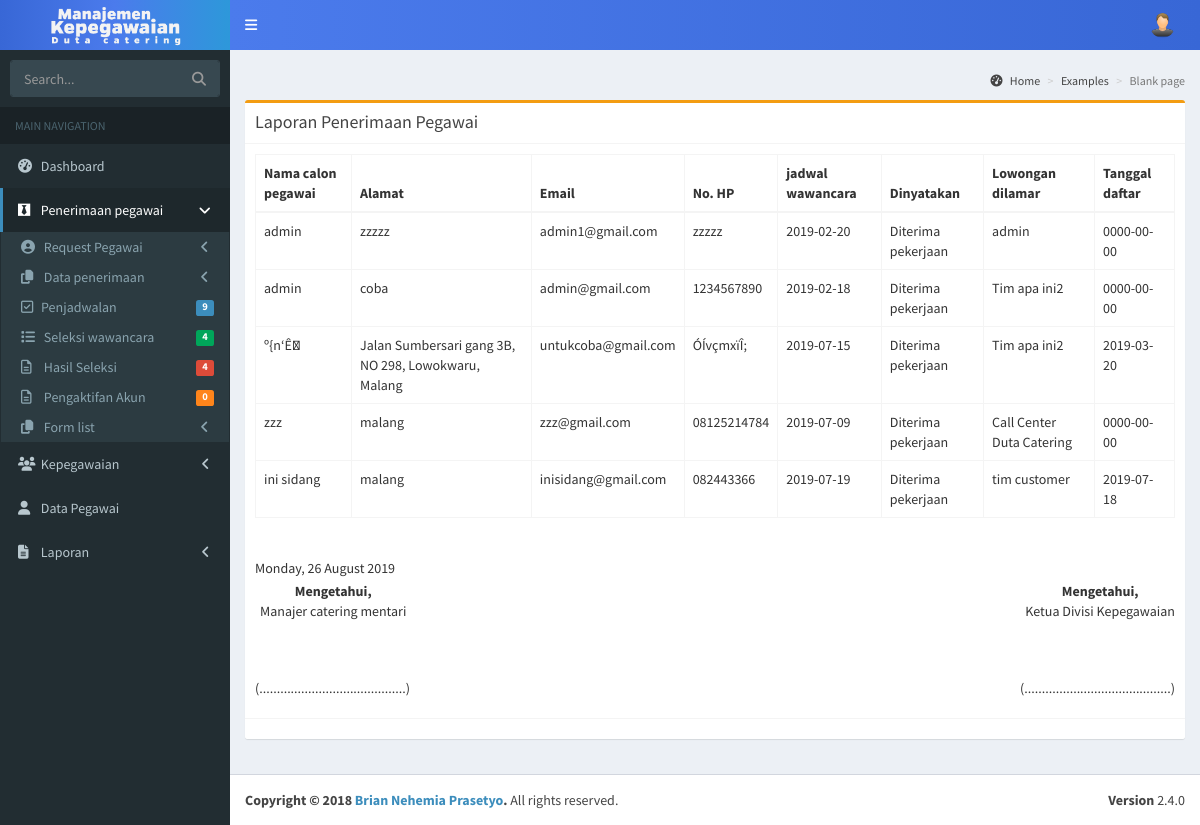
Screenshot of /laporan/penerimaanpegawai.php with the database file from the repository.
### tables this page shows
CREATE TABLE `tbwawancara` (
  `idwawancara` varchar(11) NOT NULL,
  `idpendaftar` varchar(11) NOT NULL,
  `idpenguji` varchar(11) NOT NULL,
  `tgl_wawancara` date NOT NULL,
  `jam` time NOT NULL,
  `keterangan` varchar(200) DEFAULT NULL
);

CREATE TABLE `tbpendaftar` (
  `idpendaftar` varchar(11) NOT NULL,
  `namapelamar` varchar(100) NOT NULL,
  `email` varchar(100) NOT NULL,
  `password` varchar(100) NOT NULL,
  `alamat` varchar(100) DEFAULT NULL,
  `tempat_lahir` varchar(30) DEFAULT NULL,
  `tanggal_lahir` date DEFAULT NULL,
  `usia` int(5) DEFAULT NULL,
  `no_telp` varchar(15) DEFAULT NULL,
  `jenis_kelamin` varchar(100) DEFAULT NULL,
  `foto` blob,
  `idcv` varchar(6) DEFAULT NULL,
  `idlowongan` varchar(6) DEFAULT NULL,
  `tanggaldaftar` date DEFAULT NULL,
  `status` varchar(20) DEFAULT NULL,
  `level` varchar(200) DEFAULT NULL
);

CREATE TABLE `tblowonganpekerjaan` (
  `idlowongan` varchar(6) NOT NULL,
  `namalowongan` varchar(100) NOT NULL,
  `deskripsipekerjaan` varchar(1000) NOT NULL,
  `jumlah` int(10) NOT NULL,
  `syarat` varchar(1000) NOT NULL,
  `kodedivisi` varchar(11) DEFAULT NULL
);

### db/mdl_laporan.php (called while the page is built, shortened)
<?php
class mdllaporan extends db_connect{
            public function laporanpenerimaan(){
                $con = $this->conn;
                $result = mysqli_query($con , "SELECT tbwawancara.*, tbpenguji.*, tbpegawai.*, tbpendaftar.* , tbcv.*, tblowonganpekerjaan.*
                FROM tbwawancara, tbpenguji, tbpegawai, tbpendaftar, tbcv, tblowonganpekerjaan
                WHERE tbwawancara.idpendaftar = tbpendaftar.idpendaftar
                AND tbwawancara.idpenguji = tbpenguji.idpenguji
                AND tbpenguji.idpegawai = tbpegawai.idpegawai
                AND tbpendaftar.status = 'Diterima Pekerjaan'
                AND tbpendaftar.idcv = tbcv.idcv
                AND tbpendaftar.idlowongan = tblowonganpekerjaan.idlowongan
                AND tbwawancara.idwawancara is not null
                ");
                return $result;
            }
    }
?>

### laporan/penerimaanpegawai.php (the view, shortened to what this page needs)
<?php
include '../admin/header.php';
include '../admin/adminsidebar.php';
?>
  <div class="content-wrapper">
    <section class="content-header">
      <br/>
      <ol class="breadcrumb">
        <li><a href="#"><i class="fa fa-dashboard"></i> Home</a></li>
        <li><a href="#">Examples</a></li>
        <li class="active">Blank page</li>
      </ol>
    </section>
    <section class="content">
      <div class="box box-warning">
        <div class="box-header with-border">
          <h3 class="box-title">Laporan Penerimaan Pegawai</h3>
        </div>
        <div class="box-body" >
           <table  id="" class="table table-bordered table-hover">
                <thead>
                <tr>
                  <th>Nama calon pegawai</th>
                  <th>Alamat</th>
                  <th>Email</th>
                  <th>No. HP</th>
                  <th>jadwal wawancara</th>
                  <th>Dinyatakan</th>
                  <th>Lowongan dilamar</th>
                  <th>Tanggal daftar</th>
                </tr>
                </thead>
                <tbody>
                <?php
                require('../db/mdl_laporan.php');
                $consaja = new mdllaporan();
                $read = $consaja->laporanpenerimaan();
					      while($fetch = $read->fetch_array()){
                  $decodenotelp = base64_decode($fetch['no_telp']);
                  $decodenamapelamar = base64_decode($fetch['namapelamar']);
				        ?>
                <tr>
				          <td><?php echo $decodenamapelamar?></td>
                  <td><?php echo $fetch['alamat']?></td>
                  <td><?php echo $fetch['email']?></td>
                  <td><?php echo $decodenotelp?></td>
                  <td><?php echo $fetch['tgl_wawancara']?></td>
                  <td><?php echo $fetch['status']?></td>
                  <td><?php echo $fetch['namalowongan'] ?></td>
                  <td><?php echo $fetch['tanggaldaftar'] ?></td>
					      </tr>
                <?php
					          }
				        ?>
                </tbody>
              </table>
              <br/>
              <br/>
              <p class="pull-left"><?php echo date('l, d F Y') ?> </p><br><br>
              <b><p style="margin-left:5px; margin-top:-17px;" align="center"  class="pull-left">Mengetahui,</b><br>Manajer catering mentari</p>    <b><p style="margin-top:-17px;" align="center" class="pull-right">Mengetahui,</b><br>Ketua Divisi Kepegawaian</p>
              <br><br><br><br>
              <p align="center" class="pull-left">(..........................................)</p>      <p align="center" class="pull-right">(..........................................)</p>
            </div>
        <div class="box-footer">
        </div>
      </div>
    </section>
  </div>
<?php
include '../admin/footer.php';
 ?>

### assets/css/_all-skins.css (style rules this page uses)
.skin-blue .content-header { background: transparent; }

### rows the page displays
tbwawancara: idpendaftar.namapelamar "admin", idpendaftar.alamat "zzzzz", idpendaftar.email "admin1@gmail.com", idpendaftar.no_telp "zzzzz", tgl_wawancara "2019-02-20", idpendaftar.status "Diterima pekerjaan", tblowonganpekerjaan.namalowongan "admin", idpendaftar.tanggaldaftar "0000-00-00"
tbwawancara: idpendaftar.namapelamar "admin", idpendaftar.alamat "coba", idpendaftar.email "admin@gmail.com", idpendaftar.no_telp "1234567890", tgl_wawancara "2019-02-18", idpendaftar.status "Diterima pekerjaan", tblowonganpekerjaan.namalowongan "Tim apa ini2", idpendaftar.tanggaldaftar "0000-00-00"
tbwawancara: idpendaftar.namapelamar "º{n‘Ê\u001b", idpendaftar.alamat "Jalan Sumbersari gang 3B, NO 298, Lowokwaru, Malang", idpendaftar.email "untukcoba@gmail.com", idpendaftar.no_telp "ÓÍvçmxïÎ;", tgl_wawancara "2019-07-15", idpendaftar.status "Diterima pekerjaan", tblowonganpekerjaan.namalowongan "Tim apa ini2", idpendaftar.tanggaldaftar "2019-03-20"
tbwawancara: idpendaftar.namapelamar "zzz", idpendaftar.alamat "malang", idpendaftar.email "zzz@gmail.com", idpendaftar.no_telp "08125214784", tgl_wawancara "2019-07-09", idpendaftar.status "Diterima pekerjaan", tblowonganpekerjaan.namalowongan "Call Center Duta Catering", idpendaftar.tanggaldaftar "0000-00-00"
tbwawancara: idpendaftar.namapelamar "ini sidang", idpendaftar.alamat "malang", idpendaftar.email "inisidang@gmail.com", idpendaftar.no_telp "082443366", tgl_wawancara "2019-07-19", idpendaftar.status "Diterima pekerjaan", tblowonganpekerjaan.namalowongan "tim customer", idpendaftar.tanggaldaftar "2019-07-18"

### other values shown
$data['total'] "9"
$data['total'] "4 4"
$data['total'] "0"
